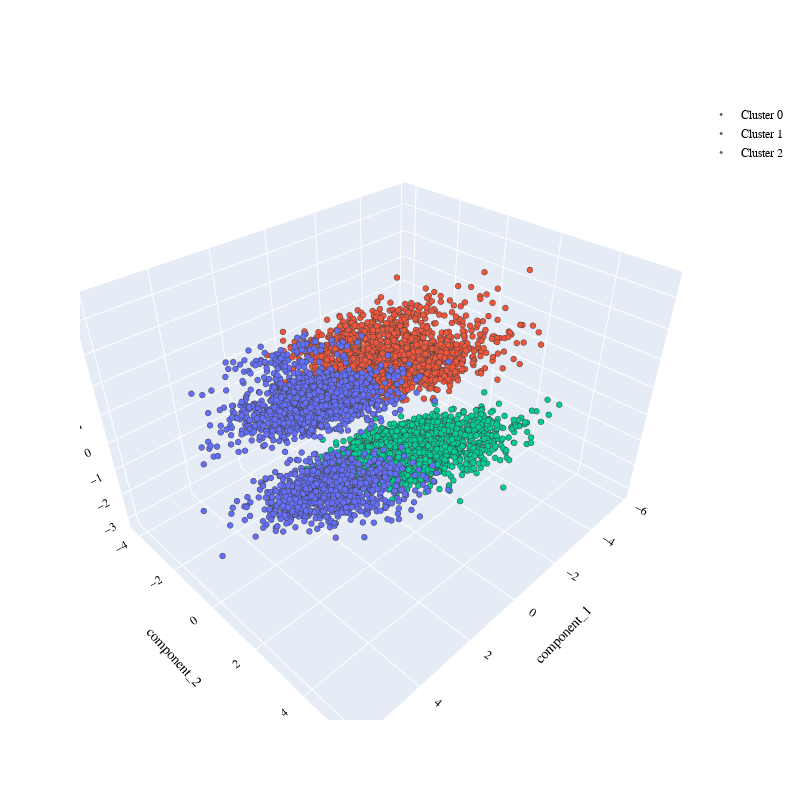

The notebook cell this image was saved under:
### Code cell
# build a 3-D graph
mygraph = go.Figure()

for C in list(pcadf.kmeans_cluster.unique()):
    mygraph.add_trace(
        go.Scatter3d(
            x=pcadf[pcadf.kmeans_cluster == C]['component_1'],
            y=pcadf[pcadf.kmeans_cluster == C]['component_2'],
            z=pcadf[pcadf.kmeans_cluster == C]['component_3'],
            mode='markers',
            marker_size=2,
            marker_line_width=1,
            name='Cluster ' + str(C)))


mygraph.update_layout(width=800,
                      height=800,
                      autosize=True,
                      showlegend=True,
                      scene=dict(
                          xaxis=dict(title='component_1',
                                     titlefont_color='black'),
                          yaxis=dict(title='component_2',
                                     titlefont_color='black'),
                          zaxis=dict(title='component_3',
                                     titlefont_color='black')),
                      font=dict(family="Gilroy",
                                color='black',
                                size=12))

### Figure 1 — Plotly figure (JSON) as saved in the notebook; plotly's stock layout.template omitted (floating-point values rounded to 4 significant figures; data arrays with more than 128 entries replaced by an {"elided": "..."} marker saying what was removed)
{"data": [{"marker": {"line": {"width": 1}, "size": 2}, "mode": "markers", "name": "Cluster 0", "type": "scatter3d", "x": {"elided": "2528 float values"}, "y": {"elided": "2528 float values"}, "z": {"elided": "2528 float values"}}, {"marker": {"line": {"width": 1}, "size": 2}, "mode": "markers", "name": "Cluster 1", "type": "scatter3d", "x": {"elided": "2972 float values"}, "y": {"elided": "2972 float values"}, "z": {"elided": "2972 float values"}}, {"marker": {"line": {"width": 1}, "size": 2}, "mode": "markers", "name": "Cluster 2", "type": "scatter3d", "x": {"elided": "3208 float values"}, "y": {"elided": "3208 float values"}, "z": {"elided": "3208 float values"}}], "layout": {"autosize": true, "font": {"color": "black", "family": "Gilroy", "size": 12}, "height": 800, "scene": {"xaxis": {"title": {"font": {"color": "black"}, "text": "component_1"}}, "yaxis": {"title": {"font": {"color": "black"}, "text": "component_2"}}, "zaxis": {"title": {"font": {"color": "black"}, "text": "component_3"}}}, "showlegend": true, "width": 800}}
